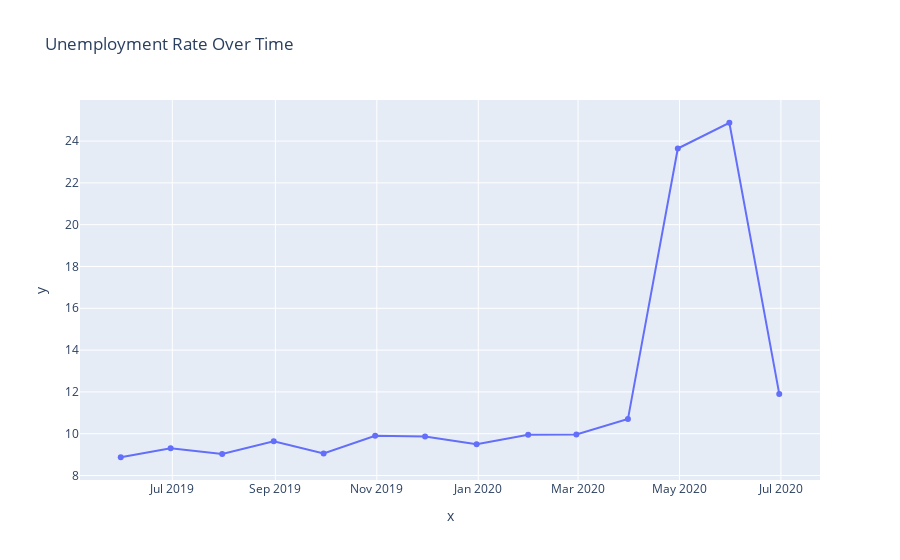

The code cell stored with this chart in its notebook:
### Code cell
# Grouping data by 'Date' and calculate mean of Unemployment rate for each daate

mean_unemployment_over_time = df.groupby('Date')['Est_Unemp_Rate'].mean()

# Create line plot

fig1 = px.line(df , x=mean_unemployment_over_time.index, y=mean_unemployment_over_time.values ,markers=True , title='Unemployment Rate Over Time')
#fig.update_traces(textposition="bottom right")
fig1.show()

### Figure 1 — Plotly figure (JSON) as saved in the notebook; plotly's stock layout.template omitted (floating-point values rounded to 4 significant figures)
{"data": [{"hovertemplate": "x=%{x}<br>y=%{y}<extra></extra>", "legendgroup": "", "line": {"color": "#636efa", "dash": "solid"}, "marker": {"symbol": "circle"}, "mode": "markers+lines", "name": "", "orientation": "v", "showlegend": false, "type": "scatter", "x": ["2019-05-31T00:00:00", "2019-06-30T00:00:00", "2019-07-31T00:00:00", "2019-08-31T00:00:00", "2019-09-30T00:00:00", "2019-10-31T00:00:00", "2019-11-30T00:00:00", "2019-12-31T00:00:00", "2020-01-31T00:00:00", "2020-02-29T00:00:00", "2020-03-31T00:00:00", "2020-04-30T00:00:00", "2020-05-31T00:00:00", "2020-06-30T00:00:00"], "xaxis": "x", "y": [8.874, 9.303, 9.034, 9.638, 9.052, 9.901, 9.868, 9.497, 9.951, 9.965, 10.7, 23.64, 24.88, 11.9], "yaxis": "y"}], "layout": {"legend": {"tracegroupgap": 0}, "title": {"text": "Unemployment Rate Over Time"}, "xaxis": {"anchor": "y", "domain": [0, 1], "title": {"text": "x"}}, "yaxis": {"anchor": "x", "domain": [0, 1], "title": {"text": "y"}}}}
